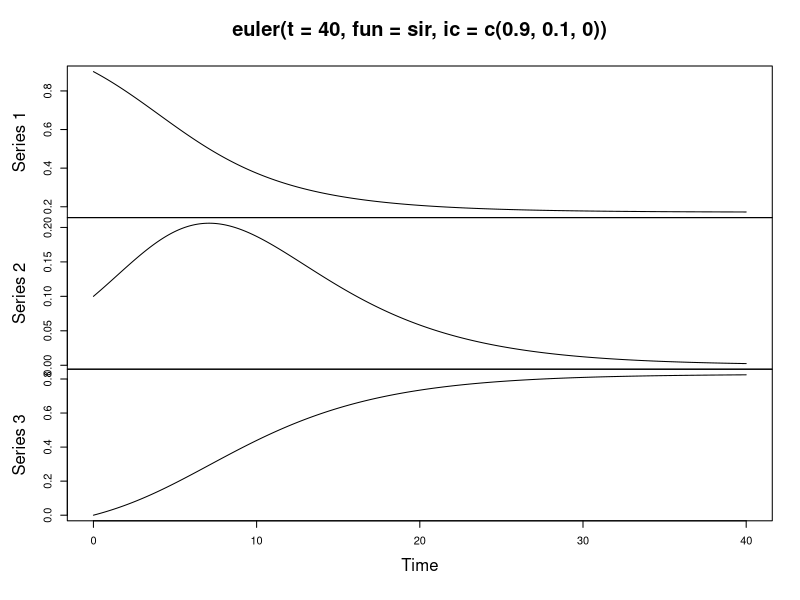

This chart was generated by the following R code: (Note: this script raises an error after producing the figure.)
## ---- chunk 1
Pre <- rbind(c(1,1,0),c(0,1,0))
Post <- rbind(c(0,2,0),c(0,0,1))

t(Post - Pre)
## ---- chunk 2
sir <- function(x, beta = 1/2, gamma = 1/4) {
  c(-beta*x[1]*x[2],
    beta*x[1]*x[2] - gamma*x[2],
    gamma*x[2])
}

euler <- function(t=50,dt=0.001,fun=f,ic=c(1,1),...)
{
  p=length(ic)
  n <- t/dt
  xmat=matrix(0,ncol=p,nrow=n)
  x=ic
  xmat[1,]=x
  for (i in 2:n) {
    x = x + fun(x,...)*dt
    xmat[i,]=x
  }
  ts(xmat,start=0,deltat=dt)
}

plot(euler(t=40,fun=sir,ic=c(.9,.1,0)))
## ---- chunk 3
gillespie <- function(N,n,...) {
  tt=0
  x=N$M
  S=t(N$Post-N$Pre)
  u=nrow(S)
  v=ncol(S)
  tvec=vector("numeric",n)
  xmat=matrix(0,ncol=u,nrow=n+1)
  xmat[1,]=x
  for (i in 1:n) {
    h=N$h(x,...)
    tt=tt+rexp(1,sum(h))
    j=sample(v,1,prob=h)
    x=x+S[,j]
    tvec[i]=tt
    xmat[i+1,]=x
  }
  return(list(t=tvec,x=xmat))
}
## ---- chunk 4
N = list()
N$M = c(9000,10,1)
N$Pre = Pre
N$Post = Post
N$h = function(y, th = c(.008,2)) 
{return(c(th[1]*y[1]*y[2], th[2]*y[2]))}

out=gillespie(N,20000)
op=par(mfrow=c(2,2))
plot(stepfun(out$t,out$x[,1]),pch="")
plot(stepfun(out$t,out$x[,2]),pch="")
plot(stepfun(out$t,out$x[,3]),pch="")
# plot(out$x,type='l')
# par(op)

## ---- chunk 5
discretise <- function(out, dt=1, start=0) {
  events = length(out$t)
  end = out$t[events]
  len = (end - start)%/%dt+1
  x = matrix(0,nrow=len,ncol=ncol(out$x))
  target = 0
  j = 1
  for (i in 1:events) {
    while (out$t[i] >= target) {
      x[j,] = out$x[i,]
      j = j + 1
      target = target + dt
    }
  }
  ts(x, start = 0, deltat = 0)
}

plot(discretise(out,dt=0.01))

N = list()
N$M = c(50,100)
N$Pre = matrix(c(1,0,1,1,0,1),ncol=2,byrow=TRUE)
N$Post = matrix(c(2,0,0,2,0,0),ncol=2,byrow=TRUE)
N$h=function(y,th=c(1,.005,.6))
{return(c(th[1]*y[1], th[2]*y[1]*y[2],th[3]*y[2]))}

out=gillespie(N,10000)
op=par(mfrow=c(2,2))
plot(stepfun(out$t,out$x[,1]),pch="")
plot(stepfun(out$t,out$x[,2]),pch="")
plot(out$x,type='l')
par(op)
